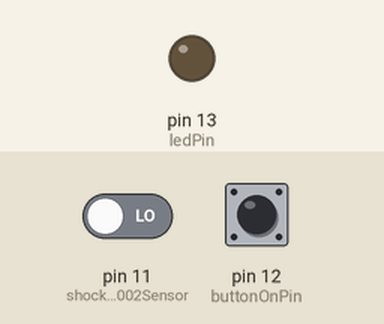
The sketch below on a simulated Arduino Uno, built with avr-gcc and run on an emulated ATmega328P. On the bench: output pins drawn as LEDs (lit = HIGH). Inputs (shaded band) come from the test bench; at power-on: pin 12 (buttonOnPin) LOW, pin 11 (shockKy002Sensor) LOW.

Above: at 1.2 s.
1.3 s: pin 12 (buttonOnPin) pulled HIGH for 0.15 s
At 2.3 s:
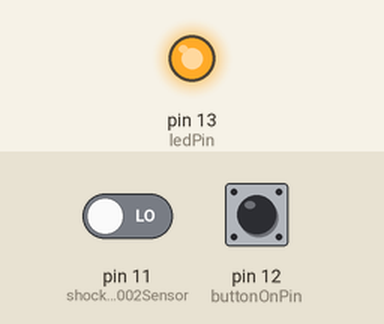
2.9 s: pin 12 (buttonOnPin) pulled HIGH for 1 s
At 3.5 s:
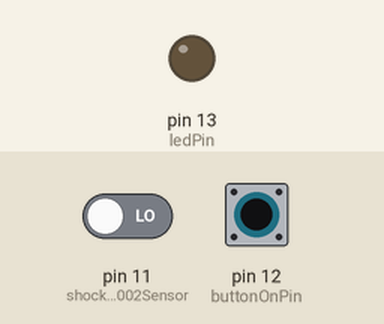
5.4 s: pin 12 (buttonOnPin) pulled HIGH for 3.2 s
At 6.6 s:
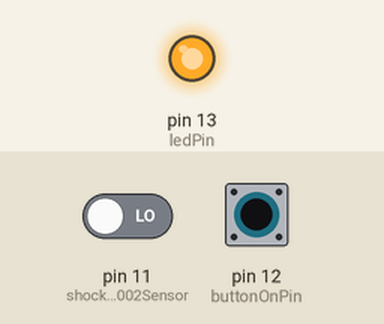
Timing chart, 0 to 8.4 s (numbered marks = the images above; inputs shaded):
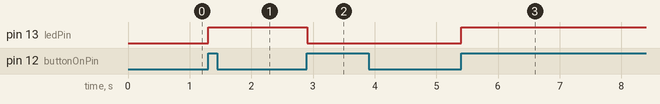

The sketch:

sketch_jan27a.ino
```cpp
int ledPin = 13;
int buttonOnPin = 12;
int shockKy002Sensor = 11;

//int shockKy002SensorValue;

boolean lastButton = false; // предыдущее состояние кнопки
boolean currentButton = false; // текущее состояние кнопки
boolean ledOn = false; // состояние светодиода

void setup() {
  //Serial.begin(9600);
  pinMode (ledPin, OUTPUT);
  pinMode (buttonOnPin, INPUT);
  pinMode (shockKy002Sensor, INPUT);
}

void loop() {
  currentButton = debounce (lastButton); // получаем состояние кнопки без дребезга
  if (lastButton == false && currentButton == true) { // если кнопка была нажата дольше 5 мсек,
    ledOn = !ledOn; // то меняем состояние светодиода
  }
  lastButton = currentButton; // обнуляем состояние нажатия кнопки
  digitalWrite(ledPin, ledOn); // зажигаем/гасим светодиод

//*/
if (digitalRead(ledPin) == HIGH) {
    int shockKy002SensorValue = digitalRead(shockKy002Sensor); // чтение состояния датчика
      if (shockKy002SensorValue == LOW) // когда датчик детектирует удар, светодиод загорается
      {
        //digitalWrite (ledPin, LOW);
        //Serial.println(shockKy002SensorValue);
      }
      else
      {
        //digitalWrite (ledPin, HIGH);
      }
    }
//*/

}

// Процедура определения нажатия кнопки без дребезга:
boolean debounce(boolean last) {
  boolean current = digitalRead(buttonOnPin); // считываем текущее состояние кнопки
  if (last != current) { // если состояние изменилось
    delay(5); // делаем задержку на 5 мсек, пока уляжется дребезг
    current = digitalRead(buttonOnPin); // и считываем снова
  }
  return current; // возвращаем текущее состояние кнопки
}
```

Measured:
- after the input at 1.3 s, pin 13 (ledPin): LOW → HIGH at once
- after the input at 2.9 s, pin 13 (ledPin): HIGH → LOW at once
- after the input at 5.4 s, pin 13 (ledPin): LOW → HIGH at once
